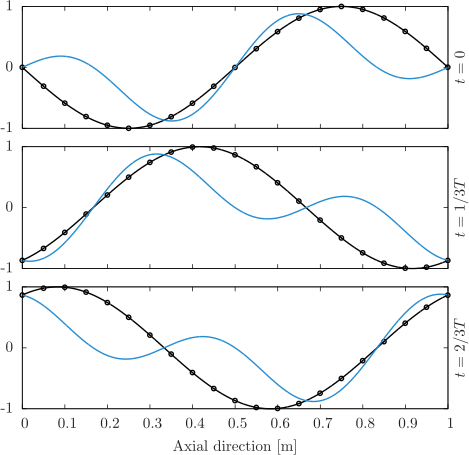

The script that drew this image:
set macro

# ===========
# = TO FILL =
# ===========
case = 'CONVECTION_SIN_1_N1'
nharm = '1'
inj = 'SIN_1'
sim = 'TSM'


# global parameters
set style line 1 lc rgb "#268bd2" linetype -1 linewidth 2
set style line 2 linetype -1 linewidth 2 pt 6 pi 100
set style line 3 lc rgb "#d33682" linetype -1 linewidth 1
set style line 4 lc rgb "#6c71c4" linetype -1 linewidth 1
set style line 5 lc rgb "#dc322f" linetype -1 linewidth 1
set style line 6 lc rgb "#2aa198" linetype -1 linewidth 1
set style line 7 lc rgb "#002b36" linetype -1 linewidth 1
set terminal epslatex standalone
set key reverse Left right box spacing 1.5
set output 'CONVECTION_'.inj.'_'.sim.'_N'.nharm.'.tex'

set yrange [-1:1]
set ytics 1

# figure n 1
unset key
NX=1; NY=3
DX=0.6; DY=0.; SX=0.85; SY=0.4
set bmargin DX
set tmargin DX
set lmargin DY
set rmargin DY
## set the margin of each side of a plot as small as possible
## to connect each plot without space
set size SX*NX+DX*1.5, SY*NY+DY*1.8
set multiplot
##—— First Figure–bottom
set size SX,SY
# t = 0.
set label '$t = 2 / 3T$' center at graph 1.03, graph 0.5 rotate by 90
set xlabel "Axial direction [m]"
set origin DX, DY
plot '../../RESULTS/'.inj.'/TSM_N'.nharm.'_0000_0002.dat' w lp ls 2,\
'../../RESULTS/'.inj.'/TSM_N'.nharm.'_analytic_0002.dat' w l ls 1
unset label
# t = 1 / 3  Lt
set label '$t = 1 / 3T$' center at graph 1.03, graph 0.5 rotate by 90
set xlabel ""
set format x ""
set origin DX,DY+SY*1
plot '../../RESULTS/'.inj.'/TSM_N'.nharm.'_0000_0001.dat' w lp ls 2,\
'../../RESULTS/'.inj.'/TSM_N'.nharm.'_analytic_0001.dat' w l ls 1
unset label
# t = 2 / 3  Lt
set label '$t = 0$' center at graph 1.03, graph 0.5 rotate by 90
set origin DX,DY+SY*2
plot '../../RESULTS/'.inj.'/TSM_N'.nharm.'_0000_0000.dat' w lp ls 2,\
'../../RESULTS/'.inj.'/TSM_N'.nharm.'_analytic_0000.dat' w l ls 1
unset multiplot
